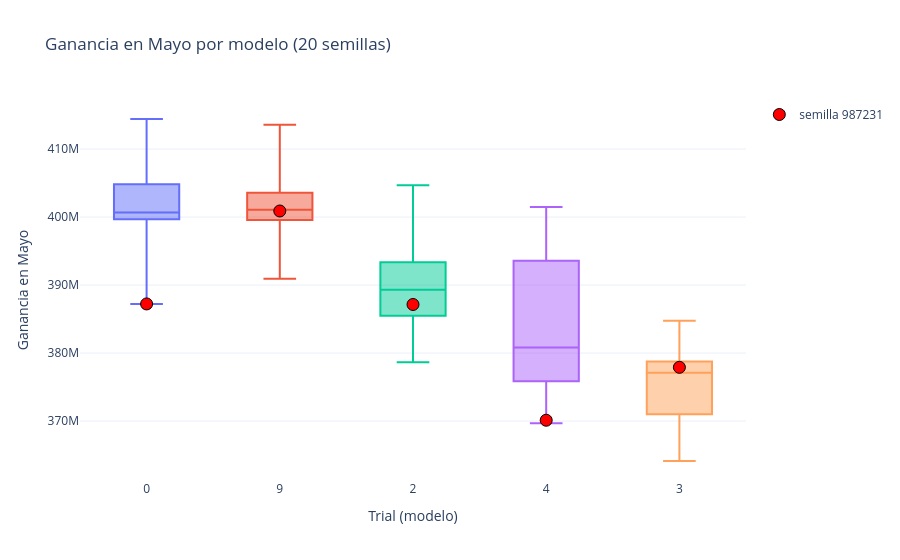

Notebook code cell kept with this figure:
### Code cell
orden_trials = [str(t) for t in estadisticas.index]

fig = go.Figure()

for trial in estadisticas.index:
    datos_trial = df_semillas[df_semillas['trial'] == trial]
    fig.add_trace(go.Box(
        y=datos_trial['ganancia_mayo'],
        x=[str(trial)] * len(datos_trial),
        name=str(trial),
        boxpoints=False,
        showlegend=False
    ))

primera_semilla = df_semillas[df_semillas['seed'] == semillas[0]]
fig.add_trace(go.Scatter(
    x=[str(t) for t in primera_semilla['trial']],
    y=primera_semilla['ganancia_mayo'],
    mode='markers',
    marker=dict(color='red', size=12, line=dict(color='black', width=1)),
    name=f'semilla {semillas[0]}'
))

fig.update_layout(
    title=f"Ganancia en Mayo por modelo ({n_semillas} semillas)",
    xaxis_title="Trial (modelo)",
    yaxis_title="Ganancia en Mayo",
    xaxis=dict(categoryorder='array', categoryarray=orden_trials),
    template='plotly_white'
)

fig.show()

### Figure 1 — Plotly figure (JSON) as saved in the notebook; plotly's stock layout.template omitted (floating-point values rounded to 4 significant figures)
{"data": [{"boxpoints": false, "name": "0", "showlegend": false, "type": "box", "x": ["0", "0", "0", "0", "0", "0", "0", "0", "0", "0", "0", "0", "0", "0", "0", "0", "0", "0", "0", "0"], "y": [387200000.0, 399600000.0, 404100000.0, 405600000.0, 400800000.0, 398600000.0, 399800000.0, 400600000.0, 407400000.0, 400500000.0, 397500000.0, 396000000.0, 405900000.0, 414400000.0, 399700000.0, 413800000.0, 400800000.0, 399800000.0, 403000000.0, 402700000.0]}, {"boxpoints": false, "name": "9", "showlegend": false, "type": "box", "x": ["9", "9", "9", "9", "9", "9", "9", "9", "9", "9", "9", "9", "9", "9", "9", "9", "9", "9", "9", "9"], "y": [400900000.0, 401300000.0, 400900000.0, 402000000.0, 402700000.0, 397700000.0, 390900000.0, 400100000.0, 413600000.0, 402400000.0, 408000000.0, 399700000.0, 399500000.0, 406800000.0, 404400000.0, 406000000.0, 400600000.0, 399000000.0, 396800000.0, 402400000.0]}, {"boxpoints": false, "name": "2", "showlegend": false, "type": "box", "x": ["2", "2", "2", "2", "2", "2", "2", "2", "2", "2", "2", "2", "2", "2", "2", "2", "2", "2", "2", "2"], "y": [387100000.0, 389200000.0, 380700000.0, 387400000.0, 389400000.0, 394000000.0, 393600000.0, 385100000.0, 379600000.0, 398500000.0, 388900000.0, 378600000.0, 392500000.0, 404700000.0, 398700000.0, 391200000.0, 385900000.0, 393200000.0, 391700000.0, 383500000.0]}, {"boxpoints": false, "name": "4", "showlegend": false, "type": "box", "x": ["4", "4", "4", "4", "4", "4", "4", "4", "4", "4", "4", "4", "4", "4", "4", "4", "4", "4", "4", "4"], "y": [370100000.0, 388100000.0, 382400000.0, 396600000.0, 378200000.0, 401400000.0, 377900000.0, 393100000.0, 373200000.0, 378300000.0, 401500000.0, 380800000.0, 397600000.0, 394100000.0, 392500000.0, 369700000.0, 373800000.0, 380800000.0, 372700000.0, 379300000.0]}, {"boxpoints": false, "name": "3", "showlegend": false, "type": "box", "x": ["3", "3", "3", "3", "3", "3", "3", "3", "3", "3", "3", "3", "3", "3", "3", "3", "3", "3", "3", "3"], "y": [377900000.0, 378400000.0, 372500000.0, 378300000.0, 381600000.0, 378200000.0, 371900000.0, 384800000.0, 379200000.0, 370600000.0, 376700000.0, 367700000.0, 371400000.0, 376600000.0, 383900000.0, 364100000.0, 370600000.0, 377500000.0, 364800000.0, 384700000.0]}, {"marker": {"color": "red", "line": {"color": "black", "width": 1}, "size": 12}, "mode": "markers", "name": "semilla 987231", "type": "scatter", "x": ["0", "2", "4", "9", "3"], "y": [387200000.0, 387100000.0, 370100000.0, 400900000.0, 377900000.0]}], "layout": {"title": {"text": "Ganancia en Mayo por modelo (20 semillas)"}, "xaxis": {"categoryarray": ["0", "9", "2", "4", "3"], "categoryorder": "array", "title": {"text": "Trial (modelo)"}}, "yaxis": {"title": {"text": "Ganancia en Mayo"}}}}
